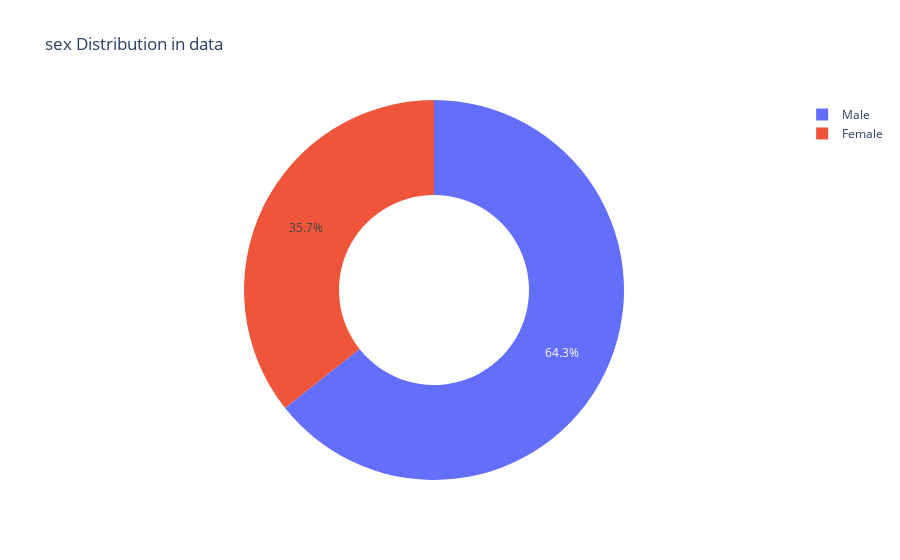

This figure's notebook cell:
### Code cell
get_pie_chart(tips, 'sex')

### Figure 1 — Plotly figure (JSON) as saved in the notebook; plotly's stock layout.template omitted (floating-point values rounded to 4 significant figures)
{"data": [{"domain": {"x": [0, 1], "y": [0, 1]}, "hole": 0.5, "hovertemplate": "sex=%{label}<br>value=%{value}<extra></extra>", "labels": ["Male", "Female"], "legendgroup": "", "name": "", "showlegend": true, "type": "pie", "values": [157, 87]}], "layout": {"legend": {"tracegroupgap": 0}, "title": {"text": "sex Distribution in data"}}}
